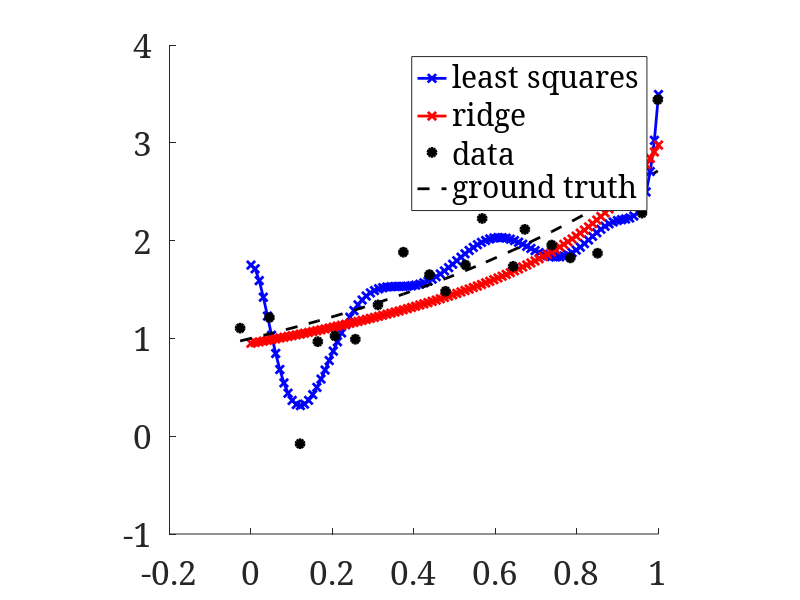

Write the MATLAB code that produced this figure. (Note: this script raises an error after producing the figure.)
set(0, 'DefaultAxesFontSize', 24);
set(0, 'DefaultFigureColor', 'w');
set(0,'defaultAxesFontName', 'serif')
set(0, 'DefaultLineLineWidth', 2);
clear 

N = 20;
rng(1)
x = linspace(0,1,N)' + 1e-2*randn(N,1); % data grid
xd = linspace(0,1,5*N)';    % dense grid
y = exp(x);                 % ground truth
data=y + 1/2*randn(N,1);    % noisy observation

figure(1)
plot(x,data,'ko','MarkerFaceColor','k')
axis square

p = 10;
X = zeros(size(x,1),p+1);
Xd = zeros(size(xd,1),p+1);
for k = 0:p
    X(:,k+1) = x.^k;
    Xd(:,k+1) = xd.^k;
end
% least squares
c = inv(X'*X)*(X'*data);
% ridge regression
lambda = 1;
d = inv(X'*X + lambda*eye(p+1,p+1))*(X'*data);

figure(1), clf
hold on 
plot(xd,Xd*c,'-bx')
plot(xd,Xd*d,'-rx')
plot(x,data,'ko','MarkerFaceColor','k')
plot(x,y,'k--')
hold off
axis square
h = legend('least squares','ridge','data','ground truth');
h.Location = 'SoutheastOutside';
axis([0 1 -inf inf])